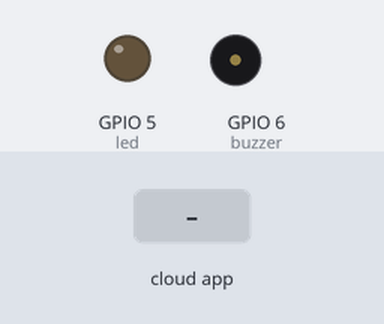
Simulated run of this sketch. Board: ESP8266 (NodeMCU). On the bench: output pins drawn as LEDs (lit = HIGH), buzzer (waves = sounding, pin HIGH). The inputs (shaded band) are chosen by the test bench. What the sketch prints to the serial monitor is not drawn.

Above: at 2.7 s.
2.8 s: the phone or cloud app sets 0 to 1
At 4.3 s:
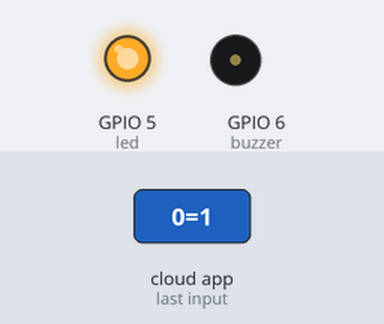
5.0 s: the phone or cloud app sets 1 to 1
At 5.9 s:
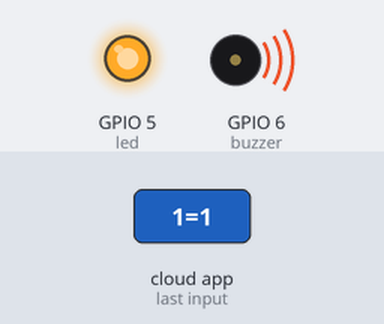
7.0 s: the phone or cloud app sets 0 to 0
At 8.6 s:
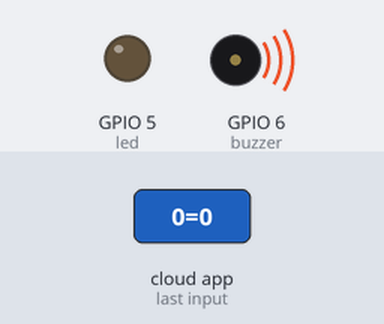
9.0 s: the phone or cloud app sets 1 to 0
At 10.2 s:
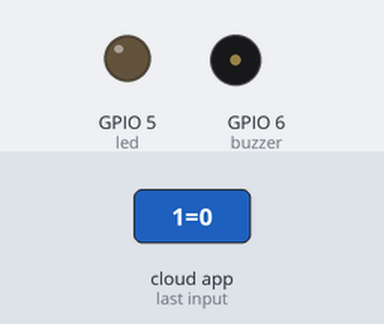
Timing chart, 0 to 12.0 s (numbered marks = the images above; inputs shaded):
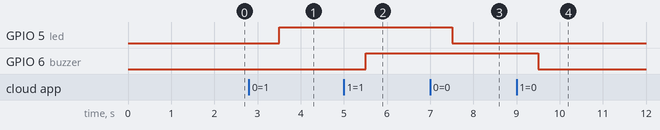

The sketch:

code.ino
```cpp
#include <ESP8266WiFi.h>
#include <CayenneMQTTESP8266.h>
const char* ssid     = "RACK";         // The SSID (name) of the Wi-Fi network you want to connect to
const char* password = "Termux007";     // The password of the Wi-Fi network

char mqtt_username[] = "74b90020-c522-11e6-bd19-2daeb3a13a46";

char mqtt_password[] = "497c4e2688416a2b887b4cea229e7c5fd91c3730";
char client_id[] = "8307ca30-d9d5-11ec-8da3-474359af83d7";
int led=5;
int buzzer=6;
void setup()
{


  Cayenne.begin(mqtt_username, mqtt_password, client_id, ssid, password);
  pinMode(led, OUTPUT);
    pinMode(buzzer,OUTPUT);
  Serial.begin(9600);
  Serial.print(WiFi.localIP());

}
void loop() {
            Cayenne.loop();
            Serial.print(WiFi.localIP());

}

CAYENNE_IN(0)
{
  digitalWrite(led, getValue.asInt());
}
CAYENNE_IN(1)
{
  digitalWrite(buzzer, getValue.asInt());
}
```

Measured:
- after the input at 2.8 s, GPIO 5 (led): LOW → HIGH after 0.70 s
- after the input at 5.0 s, GPIO 6 (buzzer): LOW → HIGH after 0.51 s
- after the input at 7.0 s, GPIO 5 (led): HIGH → LOW after 0.51 s
- after the input at 9.0 s, GPIO 6 (buzzer): HIGH → LOW after 0.51 s
